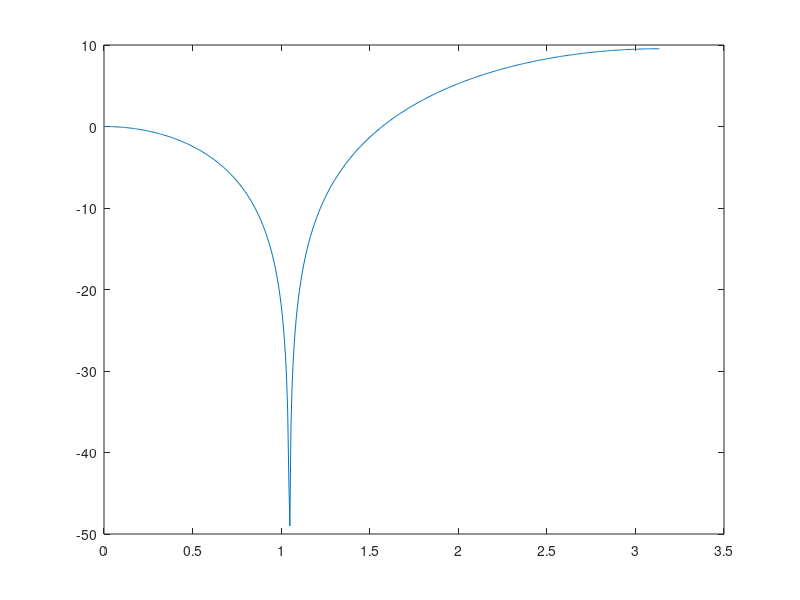
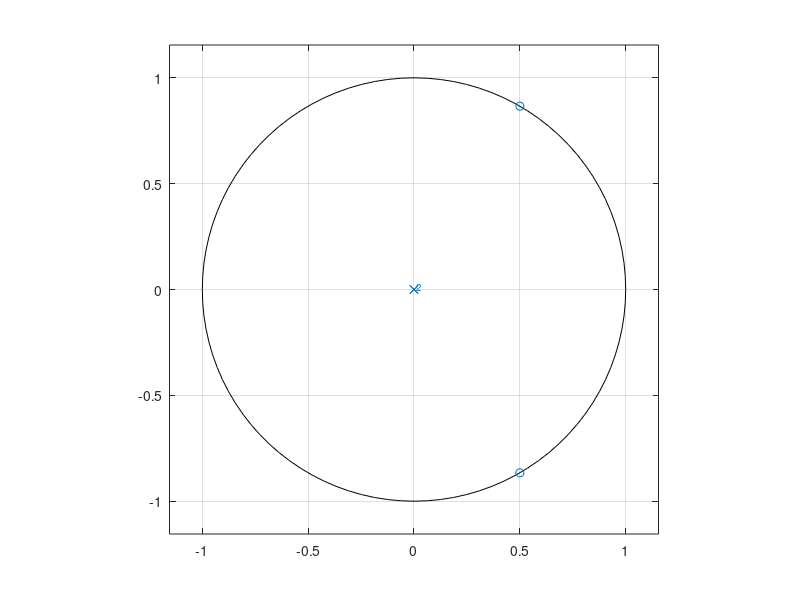

Recreate these plots in MATLAB, in order.
close all;
clear all;

%x = [0.751962, 0.0631137] % pretty much the same
%x = [0.112189, -0.898336] % high pass
x = [1 -1 1]
[H W] = freqz(x);
figure
plot(W, 20*log10(abs(H)));

figure
zplane(x)
